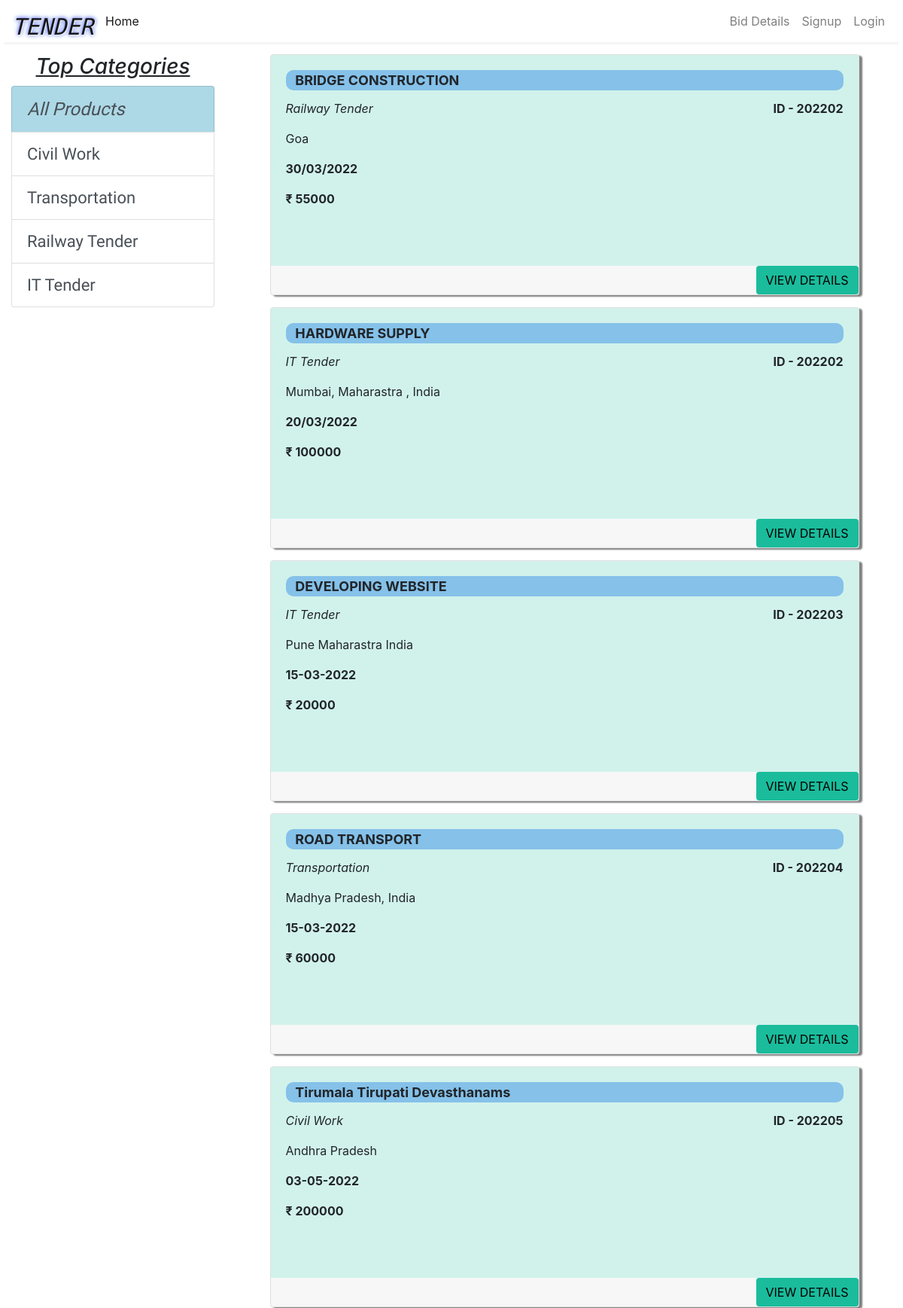
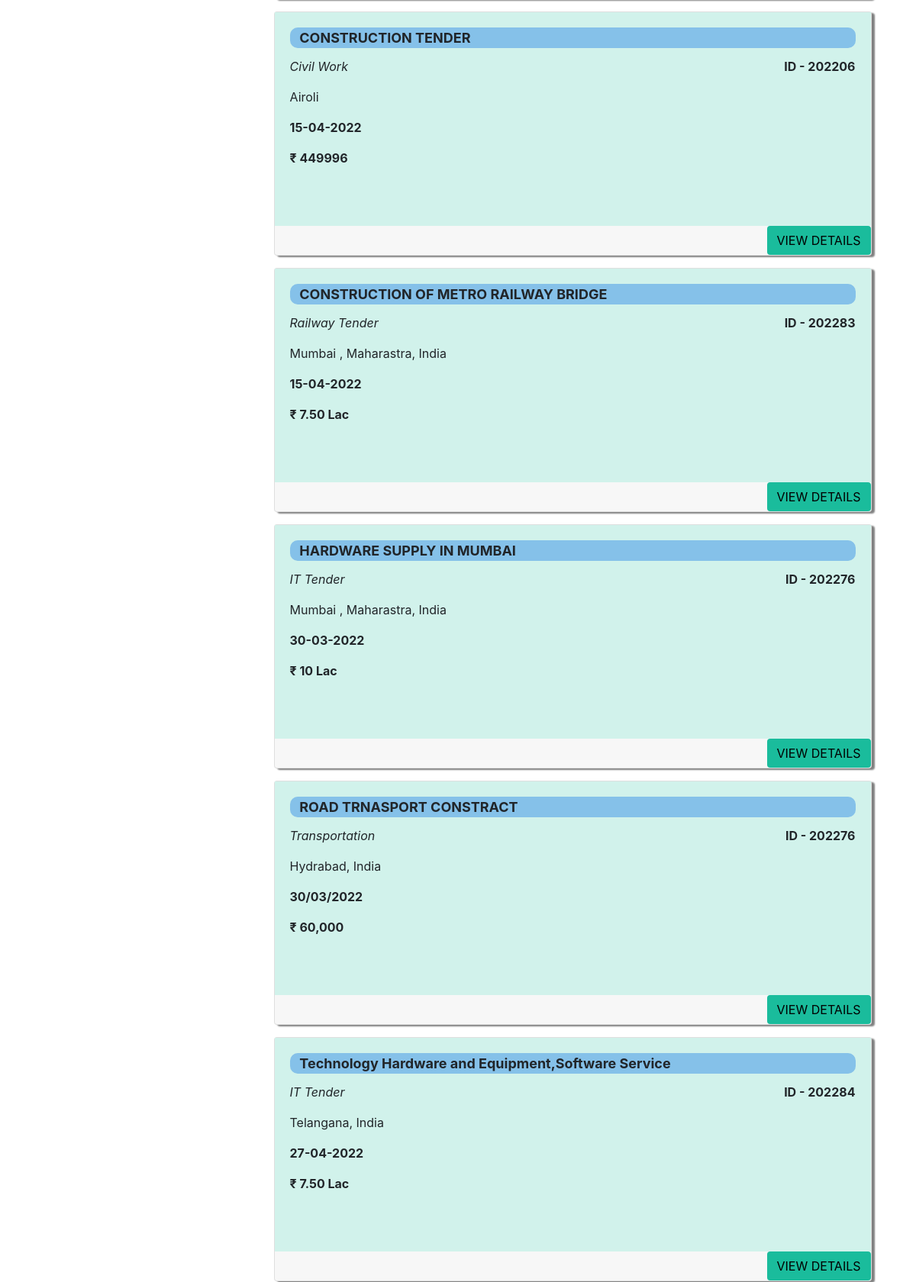
The app's page /vendor (upper part) with its own data (2 pictures, top to bottom).
### vendor/models/category.py (models this page shows)
class Category(models.Model):
    name = models.CharField(max_length=20)
    @staticmethod
    def get_all_categories():
        return Category.objects.all()
    def __str__(self):
        return self.name

### vendor/models/tender.py (models this page shows, shortened)
class Product(models.Model):
    name = models.CharField(max_length=50, default=0)
    number = models.IntegerField(default=0)
    category = models.ForeignKey(Category, on_delete=models.CASCADE, default=1)
    description = models.CharField(max_length=200, default='' , null=True , blank=True)
    location = models.CharField(max_length=100, default='')
    price = models.CharField(max_length=100,default='')
    start = models.CharField(max_length=20, default='')
    @staticmethod
    def get_all_products():
        return Product.objects.all()

### vendor/views/home.py (the view)
# urls.py: path('' , include('vendor.urls')),
def vendor(request):
    cart = request.session.get('cart')
    if not cart:
        request.session['cart'] = {}
    products = None
    categories = Category.get_all_categories()
    categoryID = request.GET.get('category')
    if categoryID:
        products = Product.get_all_products_by_categoryid(categoryID)
    else:
        products = Product.get_all_products();
    data = {}
    data['products'] = products
    data['categories'] = categories
    print('you are : ', request.session.get('email'))
    return render(request, 'index.html', data)

### vendor/templatetags/custom_filter.py (called while the page is built)
@register.filter(name='currency')
def currency(number):
    return "₹ "+str(number)

### templates/index.html (shortened to what this page needs)
{% extends 'base.html' %}
{% load static %}
{% block content %}
{% load cart %}
{% load custom_filter %}
<div class="container-fluid mt-3">
	<div class="row">
		<div class="col-lg-3 mx-auto">
			<h3 style="text-align:center;" ><u><i>Top Categories</i></u></h3>
			<div class="list-group">
				<a href="/" class="list-group-item list-group-item-action" style="font-style: italic;font-family: 'Teko', sans-serif; background-color:lightblue;font-size:24px;">All Products</a>
				{% for category in categories %}
				<a href="/?category={{category.id}}"
					class="list-group-item list-group-item-action" style=" font-family: 'Teko', sans-serif;font-size:22px;">{{category.name}}</a>
				{% endfor %}
			</div>
		</div>
		<div id='products' class="col-lg-9 mx-auto">
			<div class="row mx-auto">
				{% for product in products %}
				<div class="card mx-auto mb-3" id={{product.id}} >
					<div class="card-body" style="background-color:#D1F2EB ;">
						<p class="card-title name"><b>&nbsp;&nbsp; {{product.name}}</b></p>
						<p class="card-text float-right"><b>ID - {{product.number}}</b></p>
						<p class="card-text"><i>{{product.category}}</i></p>
						<p class="card-text" >{{product.location}}</p>
						<p class="card-text"><b>{{product.start}}</b></p>
						<p class="card-text"><b>{{product.price|currency}}</b></p>
					</div>
					<div class="card-footer p-0 no-gutters">
					<form action="/#{{product.id}}" method="POST" class="btn-block">
						<input type="submit" class="float-right btn "
							value="VIEW DETAILS">
					</form>
				</div>
			</div>
				{% endfor %}
			</div>
		</div>
	</div>
</div>
{% endblock %}

### templates/base.html (shortened to what this page needs)
{% load static %}
<!doctype html>
<html lang="en">
<head>
  <link rel="stylesheet" href="https://maxcdn.bootstrapcdn.com/bootstrap/4.0.0/css/bootstrap.min.css"
>
    <link rel="stylesheet" href="path/to/font-awesome/css/font-awesome.min.css">
    <link rel="stylesheet" href="path/to/font-awesome/css/font-awesome.min.css">
</head>
<body >
  <nav class="one-edge-shadow
  sticky-top navbar
  navbar-expand-lg
   navbar-light bg-white">
    <a class="navbar-brand" href="/" style="  text-shadow: 1px 1px 2px white, 0 0 10px lightblue, 0 0 5px blue;
    font-size: 30px; font-style: italic; font-weight: 500;">
      TENDER</a>
    <div class="collapse navbar-collapse" id="navbarSupportedContent">
      <ul class="navbar-nav mr-auto">
        <li class="nav-item active">
          <a class="nav-link" href="/vendor">Home<span class="sr-only">(current)</span></a>
        </li>
      </ul>
      <ul class=" navbar-nav my-2 my-lg-0">
        <li class="nav-item ">
          <a class="nav-link" href="/detail">Bid Details
            <span class="sr-only">(current)</span></a>
        </li>
        {% if request.session.customer %}
        <li class="nav-item ">
          <a class="nav-link" href="/order">Bid List<span class="sr-only">(current)</span></a>
        </li>
        <li class="nav-item ">
          <a class="nav-link" href="/logout">Logout<span class="sr-only">(current)</span></a>
        </li>
        {% else %}
        <li class="nav-item ">
          <a class="nav-link" href="/signup">Signup<span class="sr-only">(current)</span></a>
        </li>
        <li class="nav-item ">
          <a class="nav-link" href="/login">Login<span class="sr-only">(current)</span></a>
        </li>
        {% endif %}
      </ul>
    </div>
  </nav>
</body>
    {% block content %}{% endblock %}
</html>

### templates/base.html (style rules this page uses)
html { scroll-behavior: smooth; }
nav { background-color: white; }
.one-edge-shadow { box-shadow: 0 8px 2px -5px rgb(246, 245, 245); }
.navbar-brand { width: 100px; float: left; height: 40px; font-family: 'Syne Mono', monospace; }

### templates/index.html (style rules this page uses)
.card { width: 90%; height: 320px; box-shadow: 4px 2px 2px grey; }
.name { font-size: 18px; background-color: #85C1E9; border-radius: 10px; }
input { background-color:#1ABC9C ; }
.card-footer { border:none; }

### records on screen
Category: name "Civil Work"
Category: name "Transportation"
Category: name "Railway Tender"
Category: name "IT Tender"
Product: name "BRIDGE CONSTRUCTION", number "202202", category "Railway Tender", location "Goa", start "30/03/2022", price "₹ 55000"
Product: name "HARDWARE SUPPLY", number "202202", category "IT Tender", location "Mumbai, Maharastra , India", start "20/03/2022", price "₹ 100000"
Product: name "DEVELOPING WEBSITE", number "202203", category "IT Tender", location "Pune Maharastra India", start "15-03-2022", price "₹ 20000"
Product: name "ROAD TRANSPORT", number "202204", category "Transportation", location "Madhya Pradesh, India", start "15-03-2022", price "₹ 60000"
Product: name "Tirumala Tirupati Devasthanams", number "202205", category "Civil Work", location "Andhra Pradesh", start "03-05-2022", price "₹ 200000"
Product: name "CONSTRUCTION TENDER", number "202206", category "Civil Work", location "Airoli", start "15-04-2022", price "₹ 449996"
Product: name "CONSTRUCTION OF METRO RAILWAY BRIDGE", number "202283", category "Railway Tender", location "Mumbai , Maharastra, India", start "15-04-2022", price "₹ 7.50 Lac"
Product: name "HARDWARE SUPPLY IN MUMBAI", number "202276", category "IT Tender", location "Mumbai , Maharastra, India", start "30-03-2022", price "₹ 10 Lac"
Product: name "ROAD TRNASPORT CONSTRACT", number "202276", category "Transportation", location "Hydrabad, India", start "30/03/2022", price "₹ 60,000"
Product: name "Technology Hardware and Equipment,Software Service", number "202284", category "IT Tender", location "Telangana, India", start "27-04-2022", price "₹ 7.50 Lac"
